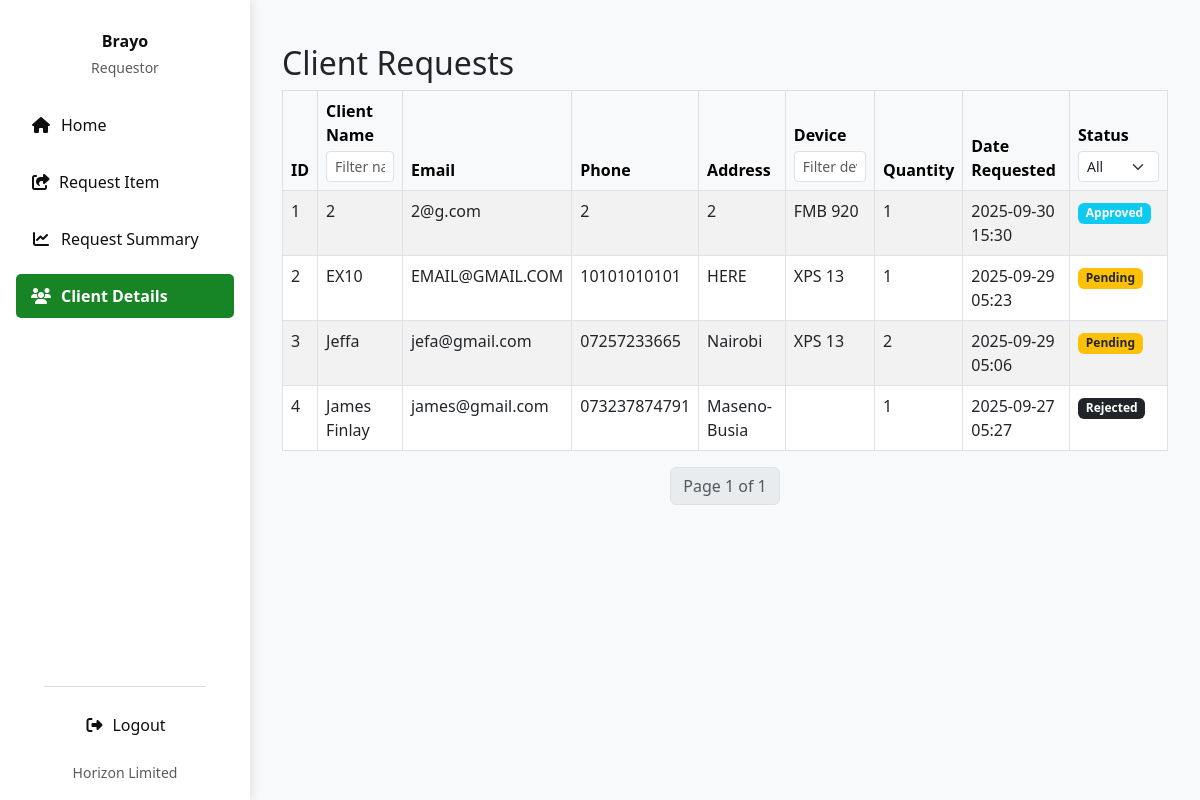
Before: /client_list/ (signed in) with the older database file.
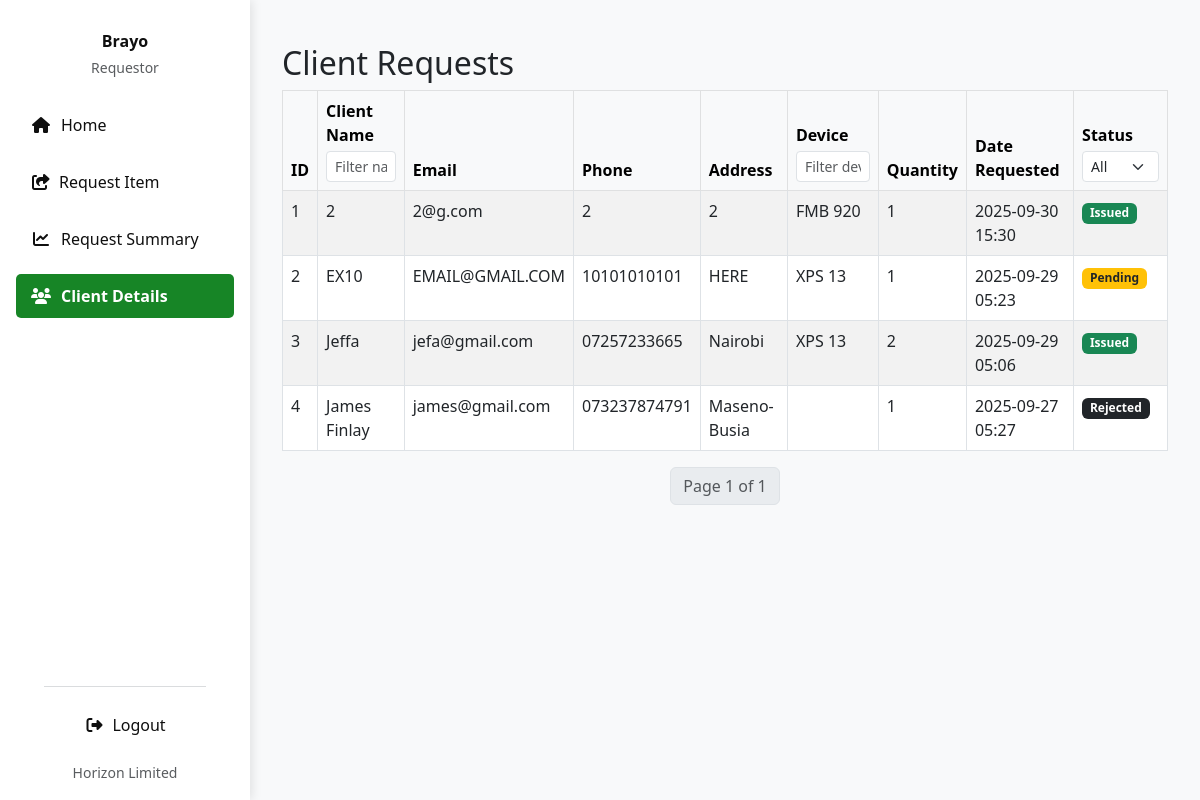
After: the same page with the newer database file.
### invent/models.py (models this page shows, shortened)
class DeviceRequest(models.Model):
    device = models.ForeignKey(
        "Device",
        on_delete=models.CASCADE,
        related_name="requests"
    )
    requestor = models.ForeignKey(
        User,
        on_delete=models.CASCADE,
        related_name="device_requests"
    )
    client = models.ForeignKey(
        "Client",
        on_delete=models.CASCADE,
        related_name="client_requests",
        null=True,
        blank=True
    )
    quantity = models.PositiveIntegerField(default=1)
    reason = models.TextField(blank=True, null=True)
    application_date = models.DateField(default=timezone.now)
    STATUS_CHOICES = [
        ('Pending', 'Pending'),
        ('Approved', 'Approved'),
        ('Issued', 'Issued'),
        ('Rejected', 'Rejected'),
        ('Cancelled', 'Cancelled'),
        ('Partially Returned', 'Partially Returned'),
        ('Fully Returned', 'Fully Returned'),
    ]
    status = models.CharField(
        max_length=20, choices=STATUS_CHOICES, default='Pending'
    )
    date_requested = models.DateTimeField(auto_now_add=True)
    date_issued = models.DateTimeField(null=True, blank=True)
    returned_quantity = models.PositiveIntegerField(default=0)
    _original_status = None
    def __init__(self, *args, **kwargs):
        super().__init__(*args, **kwargs)
        self._original_status = self.status

class Client(models.Model):
    name = models.CharField(max_length=255)
    phone_no = models.CharField(max_length=50)
    email = models.EmailField()
    address = models.CharField(max_length=255)

class Device(models.Model):
    name = models.CharField(max_length=255, blank=True)  # Device name
    total_quantity = models.PositiveIntegerField(default=1)
    product_id = models.CharField(max_length=30)
    supplier = models.ForeignKey(
        Supplier,
        on_delete=models.SET_NULL,
        null=True,
        blank=True,
        to_field='supplier_id',
        related_name='devices'
    )
    imei_no = models.CharField(max_length=50, unique=True)
    serial_no = models.CharField(
        max_length=50, unique=True, null=True, blank=True)
    category = models.CharField(max_length=50)
    description = models.TextField(blank=True)
    selling_price_usd = models.DecimalField(
        max_digits=10, decimal_places=2, null=True, blank=True)
    selling_price_ksh = models.DecimalField(
        max_digits=10, decimal_places=2, null=True, blank=True)
    selling_price_tsh = models.DecimalField(
        max_digits=10, decimal_places=2, null=True, blank=True)
    status = models.CharField(
        max_length=20,
        choices=(
            ('available', 'Available'),
            ('issued', 'Issued'),
            ('returned', 'Returned'),
            ('faulty', 'Faulty'),
        ),
        default='available'
    )

### invent/views.py (the view, shortened to what this page needs)
# urls.py: path('client_list/', views.client_list, name='client_list'),
@login_required
def client_list(request):
    query = request.GET.get('q', '')
    status_filter = request.GET.get('status', '')
    client_filter = request.GET.get('client', '')
    date_from = request.GET.get('date_from', '')
    date_to = request.GET.get('date_to', '')
    requests_qs = DeviceRequest.objects.select_related(
        'client', 'device').order_by('-date_requested')
    if status_filter:
        requests_qs = requests_qs.filter(status=status_filter)
    if client_filter:
        requests_qs = requests_qs.filter(client__name__icontains=client_filter)
    if date_from:
        requests_qs = requests_qs.filter(
            date_requested__date__gte=parse_date(date_from))
    if date_to:
        requests_qs = requests_qs.filter(
            date_requested__date__lte=parse_date(date_to))
    paginator = Paginator(requests_qs, 25)
    page_number = request.GET.get('page')
    page_obj = paginator.get_page(page_number)
    context = {
        'page_obj': page_obj,
        'query': query,
        'status_filter': status_filter,
        'client_filter': client_filter,
        'date_from': date_from,
        'date_to': date_to,
    }
    return render(request, 'invent/client_list.html', context)

### invent/context_processors.py (called while the page is built)
def pending_requests_count(request):
    count = 0  # Default to 0
    if request.user.is_authenticated:
        if request.user.has_perm('invent.can_issue_device'):
            count = DeviceRequest.objects.filter(status='Pending').count()
    return {'pending_requests_count_for_sidebar': count}

### invent/templates/invent/client_list.html (shortened to what this page needs)
{% extends "invent/base.html" %}
{% block content %}
<div class="container mt-4">
    <h2>Client Requests</h2>
    <form method="get" id="filterForm">
<table class="table table-striped table-bordered">
    <thead class="table-light">
        <tr>
            <th>ID</th>
            <th>
                Client Name
                <input type="text" name="client" value="{{ request.GET.client }}"
                       class="form-control form-control-sm mt-1 filter-input"
                       placeholder="Filter name">
            </th>
            <th>
                Email
            </th>
            <th>
                Phone
            </th>
            <th>Address</th>
            <th>
                Device
                <input type="text" name="device" value="{{ request.GET.device }}"
                       class="form-control form-control-sm mt-1 filter-input"
                       placeholder="Filter device">
            </th>
            <th>
                Quantity
            </th>
            <th>
                Date Requested
            </th>
            <th>
                Status
                <select name="status" class="form-select form-select-sm mt-1 filter-input">
                    <option value="">All</option>
                </select>
            </th>
        </tr>
    </thead>
    <tbody>
        {% for req in page_obj %}
        <tr>
            <td>{{ forloop.counter0|add:page_obj.start_index }}</td>
            <td>{{ req.client.name }}</td>
            <td>{{ req.client.email }}</td>
            <td>{{ req.client.phone_no }}</td>
            <td>{{req.client.address}}</td>
            <td>{{ req.device.name }}</td>
            <td>{{ req.quantity }}</td>
            <td>{{ req.date_requested|date:"Y-m-d H:i" }}</td>
            <td>
                {% if req.status == "Pending" %}
                    <span class="badge bg-warning text-dark">{{ req.status }}</span>
                {% elif req.status == "Approved" %}
                    <span class="badge bg-info">{{ req.status }}</span>
                {% elif req.status == "Issued" %}
                    <span class="badge bg-success">{{ req.status }}</span>
                {% elif req.status == "Returned" or req.status == "Fully Returned" %}
                    <span class="badge bg-secondary">{{ req.status }}</span>
                {% else %}
                    <span class="badge bg-dark">{{ req.status }}</span>
                {% endif %}
            </td>
        </tr>
        {% empty %}
        <tr>
            <td colspan="8">No client requests found.</td>
        </tr>
        {% endfor %}
    </tbody>
</table>
</form>
    <nav>
        <ul class="pagination justify-content-center">
            <li class="page-item disabled">
                <span class="page-link">
                    Page {{ page_obj.number }} of {{ page_obj.paginator.num_pages }}
                </span>
            </li>
        </ul>
    </nav>
</div>
{% endblock %}

### invent/templates/invent/base.html (shortened to what this page needs)
<!DOCTYPE html>
<html lang="en">
<head>
  <link href="https://cdn.jsdelivr.net/npm/bootstrap@5.3.0/dist/css/bootstrap.min.css" rel="stylesheet">
  <link rel="stylesheet" href="https://cdnjs.cloudflare.com/ajax/libs/font-awesome/6.4.0/css/all.min.css">
</head>
<body class="bg-light">
<div class="d-flex">
  <div class="sidebar vh-100 p-3 d-flex flex-column justify-content-between">
    <div>
      <div class="text-center mb-4 pt-3">
        <h6 class="fw-bold mb-1">{{ user.first_name|default:user.username }}</h6>
        <small class="text-muted">Requestor</small>
      </div>
      <ul class="nav flex-column">
        <li class="nav-item mb-2">
          <a class="nav-link {% if request.resolver_match.url_name == 'requestor_dashboard' %}active{% endif %}" href="{% url 'requestor_dashboard' %}">
            <i class="fas fa-fw fa-home"></i> <span>Home</span>
          </a>
        </li>
        <li class="nav-item mb-2">
          <a class="nav-link {% if request.resolver_match.url_name == 'request_item' %}active{% endif %}" href="{% url 'request_device' %}">
            <i class="fas fa-fw fa-share-square me-2"></i> <span>Request Item</span>
          </a>
        </li>
        <li class="nav-item mb-2">
          <a class="nav-link {% if request.resolver_match.url_name == 'request_summary' %}active{% endif %}" href="{% url 'request_summary' %}">
            <i class="fas fa-chart-line"></i> <span>Request Summary</span>
          </a>
        </li>
         <li class="nav-item mb-2">
          <a class="nav-link {% if request.resolver_match.url_name == 'client_list' %}active{% endif %}" href="{% url 'client_list' %}">
            <i class="fas fa-users"></i> <span>Client Details</span>
          </a>
        </li>
      </ul>
    </div>
    <footer class="text-center px-2">
      <hr class="border-secondary opacity-25 mx-auto" style="width: 80%">
      <div class="d-flex justify-content-center">
        <a class="nav-link logout-link text-center" href="{% url 'logout' %}" style="width: auto;">
          <i class="fas fa-right-from-bracket me-2"></i> <span>Logout</span>
        </a>
      </div>
      <div class="mt-2">
        <small class="text-muted">Horizon Limited</small>
      </div>
    </footer>
  </div>
  <main class="main-content w-100">
    {% block content %}
    {% endblock %}
  </main>
</div>
</body>
</html>

### invent/templates/invent/base.html (style rules this page uses)
:root { --sidebar-bg: white; --sidebar-text: #0f0f0f; --sidebar-active: #178526; --sidebar-hover: #15b33c; --card-total-bg: #28a745; --card-approved-bg: #007bff; --card-pending-bg: #ffc107; --card-returned-bg: #6f42c1; --card-partial-bg: #fd7e14; --status-approved: #28a745; --status-denied: #dc3545; --status-pending: #ffc107; --status-issued: #17a2b8; --status-fully-returned: #6f42c1; --status-partially-returned: #fd7e14; }
body { font-family: 'Segoe UI', Tahoma, Geneva, Verdana, sans-serif; margin: 0; padding: 0; overflow-x: hidden; }
.sidebar { background-color: var(--sidebar-bg); color: var(--sidebar-text); box-shadow: 2px 0 10px rgba(0,0,0,0.1); transition: all 0.3s; position: fixed; height: 100vh; width: 250px; z-index: 1000; left: 0; top: 0; }
.sidebar .nav-link { color: var(--sidebar-text); border-radius: 5px; padding: 10px 15px; margin-bottom: 5px; transition: all 0.3s; display: flex; align-items: center; }
.sidebar .nav-link.active { background-color: var(--sidebar-active); font-weight: 600; color: white !important; }
.sidebar .nav-link.active i { color: white !important; }
.sidebar .nav-link i { width: 20px; text-align: center; margin-right: 10px; }
.sidebar .logout-link { color: var(--sidebar-text); transition: color 0.3s; display: flex; align-items: center; }
.main-content { padding: 20px; background-color: #f8f9fa; min-height: 100vh; margin-left: 250px; transition: margin-left 0.3s; }

Changed rows visible on the page:
changed DeviceRequest "2@g.com": status "Approved" → "Issued"
changed DeviceRequest "Jeffa": status "Pending" → "Issued"
